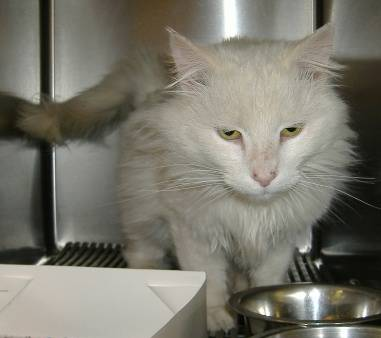
#> input picture train/cat.10077.jpg, 381 x 338 px; its folder holds only this picture in this run
$ jupyter execute --allow-errors model.ipynb
#> lines starting #> are read from the running program, lines starting #| are printed output that depends on the picture
[cell 1]
import os
import cv2
import numpy as np
from skimage.feature import hog
from sklearn.svm import LinearSVC
from sklearn.metrics import accuracy_score, confusion_matrix,classification_report
from sklearn.model_selection import train_test_split
from sklearn.preprocessing import StandardScaler
from sklearn.decomposition import PCA


def preprocess_image(image_path):
#> called with image_path = 'train/cat.10077.jpg'
    image = cv2.imread(image_path, cv2.IMREAD_GRAYSCALE)
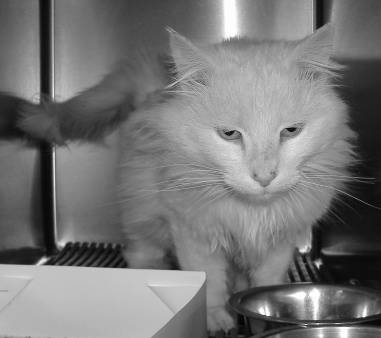
#> image: shape (338, 381); min 0, max 255, mean 117.9
    if image is None:
        raise ValueError(f"Image at {image_path} could not be loaded.")
    image = cv2.resize(image, (128, 128))
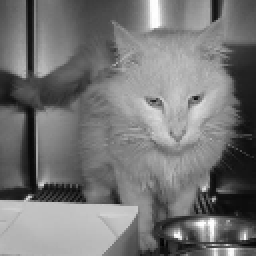
#> image: shape (128, 128) (shown 2 times larger); min 0, max 255, mean 117.9
    return image


def extract_hog_features(image):
    features, hog_image = hog(image, pixels_per_cell=(16, 16), cells_per_block=(2, 2), visualize=True)
#> features = 1764 values, max 0.421 at index 1552, min 0 at index 5, mean 0.143
    return features


def load_dataset(train_dir):
    X = []
    y = []
    label_map = {'cat': 0, 'dog': 1}

    for img_name in os.listdir(train_dir):
        img_path = os.path.join(train_dir, img_name)
        if 'cat' in img_name:
            label = label_map['cat']
        elif 'dog' in img_name:
            label = label_map['dog']
        else:
            continue

        img = preprocess_image(img_path)
        features = extract_hog_features(img)
        X.append(features)
        y.append(label)

    return np.array(X), np.array(y)


train_dir = 'train'


X, y = load_dataset(train_dir)
#> y = [0]


scaler = StandardScaler()
X = scaler.fit_transform(X)


pca = PCA(n_components=50)
#> (the rest of this cell did not finish here and is left out)

[cell 2]
from sklearn.metrics import classification_report
#> (the rest of this cell did not finish here and is left out)

[cell 3]
def predict_new_image(image_path):
    new_image = preprocess_image(image_path)
#> call 2 of preprocess_image, with image_path = 'kitty.jpeg'
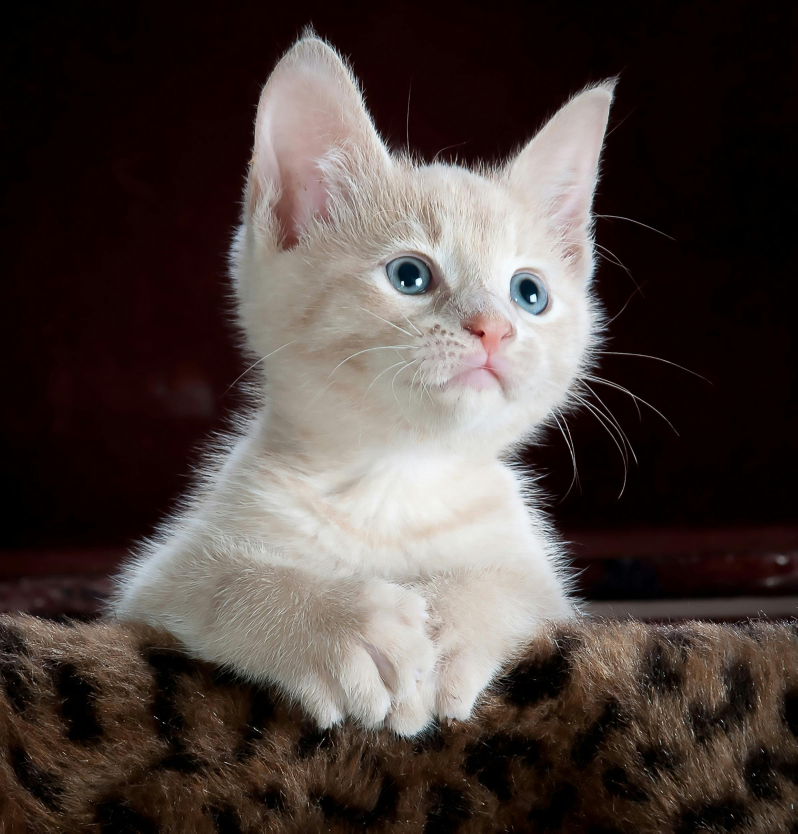
#> input picture kitty.jpeg, 2392 x 2500 px (shown at 1/3 size)
#> in preprocess_image (call 2), `image = cv2.imread(image_path, cv2.IMREAD_GRAYSCALE)`:
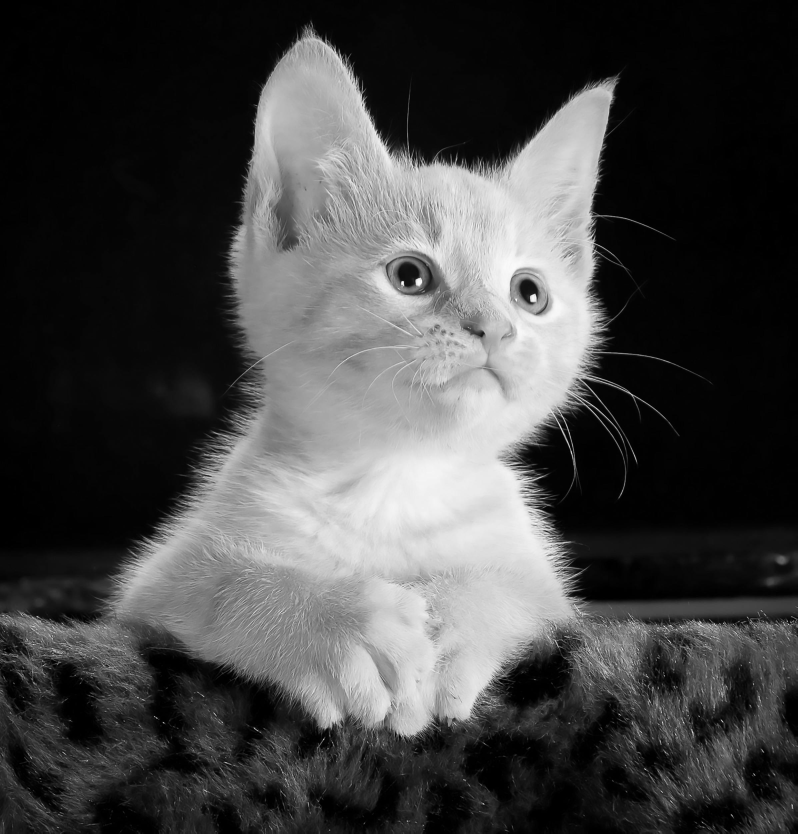
#> image: shape (2500, 2392) (shown at 1/3 size); min 0, max 255, mean 69.4
#> in preprocess_image (call 2), `image = cv2.resize(image, (128, 128))`:
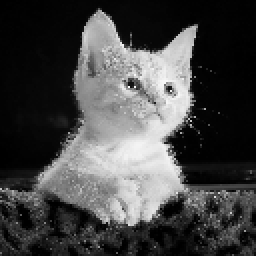
#> image: shape (128, 128) (shown 2 times larger); min 0, max 253, mean 69.4
    new_features = extract_hog_features(new_image)
#> new_features = 1764 values, max 0.5 at index 1246, min 0 at index 8, mean 0.137
    new_features = scaler.transform([new_features])
    new_features = pca.transform(new_features)
    prediction = model.predict(new_features)
    if prediction[0]==0:
      label = 'Cat'
    else :
       label='Dog'
    return label


new_image_path = 'kitty.jpeg'
#> (the rest of this cell did not finish here and is left out)
